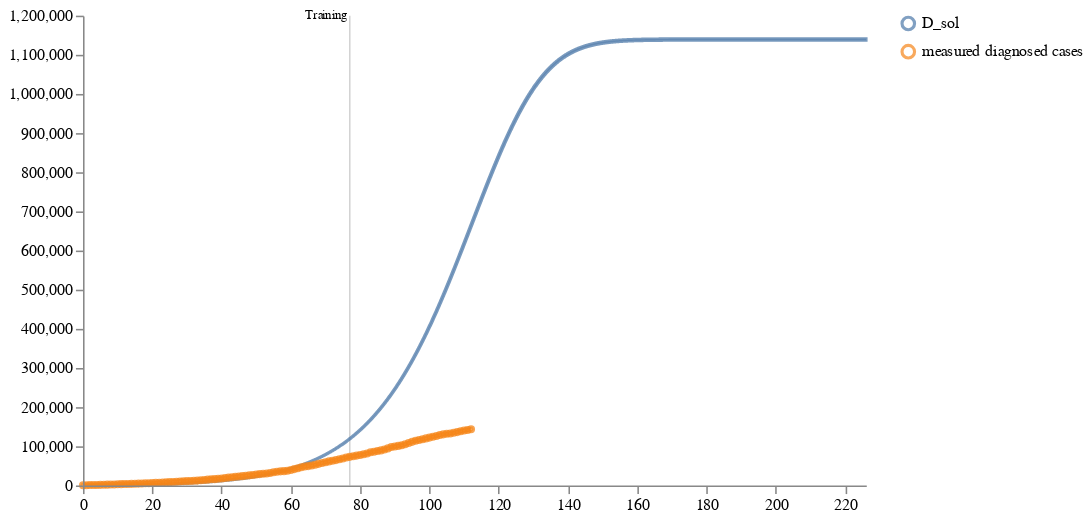

Source (notebook cell):
### Code cell
schema = plots.trajectories(pd.DataFrame(calibrated_samples["data"]), keep="D_sol",
                            markers={"Training": 77},
                            points=measured_diagnosed_cases.drop('Timestep',axis=1).rename(columns={'D': 'measured diagnosed cases'}))
schema = plots.pad(schema, 5)
plots.ipy_display(schema)

### Figure 1 — Vega specification as saved in the notebook (floating-point values rounded to 4 significant figures; data arrays with more than 128 entries replaced by an {"elided": "..."} marker saying what was removed)
{"$schema": "https://vega.github.io/schema/vega/v5.json", "axes": [{"name": "x_axis", "orient": "bottom", "scale": "xscale", "zindex": 100}, {"name": "y_axis", "orient": "left", "scale": "yscale", "zindex": 100}], "data": [{"name": "distributions", "values": {"elided": "2261 records"}}, {"name": "traces", "transform": [{"expr": "isValid(datum.value)", "type": "filter"}], "values": []}, {"name": "points", "values": [{"sample_id": 0, "timepoint": 0, "trajectory": "measured diagnosed cases", "value": 370}, {"sample_id": 0, "timepoint": 1, "trajectory": "measured diagnosed cases", "value": 668}, {"sample_id": 0, "timepoint": 2, "trajectory": "measured diagnosed cases", "value": 978}, {"sample_id": 0, "timepoint": 3, "trajectory": "measured diagnosed cases", "value": 1133}, {"sample_id": 0, "timepoint": 4, "trajectory": "measured diagnosed cases", "value": 1332}, {"sample_id": 0, "timepoint": 5, "trajectory": "measured diagnosed cases", "value": 1580}, {"sample_id": 0, "timepoint": 6, "trajectory": "measured diagnosed cases", "value": 1792}, {"sample_id": 0, "timepoint": 7, "trajectory": "measured diagnosed cases", "value": 2132}, {"sample_id": 0, "timepoint": 8, "trajectory": "measured diagnosed cases", "value": 2421}, {"sample_id": 0, "timepoint": 9, "trajectory": "measured diagnosed cases", "value": 2656}, {"sample_id": 0, "timepoint": 10, "trajectory": "measured diagnosed cases", "value": 3022}, {"sample_id": 0, "timepoint": 11, "trajectory": "measured diagnosed cases", "value": 3339}, {"sample_id": 0, "timepoint": 12, "trajectory": "measured diagnosed cases", "value": 3546}, {"sample_id": 0, "timepoint": 13, "trajectory": "measured diagnosed cases", "value": 3822}, {"sample_id": 0, "timepoint": 14, "trajectory": "measured diagnosed cases", "value": 4153}, {"sample_id": 0, "timepoint": 15, "trajectory": "measured diagnosed cases", "value": 4395}, {"sample_id": 0, "timepoint": 16, "trajectory": "measured diagnosed cases", "value": 4712}, {"sample_id": 0, "timepoint": 17, "trajectory": "measured diagnosed cases", "value": 5119}, {"sample_id": 0, "timepoint": 18, "trajectory": "measured diagnosed cases", "value": 5483}, {"sample_id": 0, "timepoint": 19, "trajectory": "measured diagnosed cases", "value": 5778}, {"sample_id": 0, "timepoint": 20, "trajectory": "measured diagnosed cases", "value": 6161}, {"sample_id": 0, "timepoint": 21, "trajectory": "measured diagnosed cases", "value": 6623}, {"sample_id": 0, "timepoint": 22, "trajectory": "measured diagnosed cases", "value": 7062}, {"sample_id": 0, "timepoint": 23, "trajectory": "measured diagnosed cases", "value": 7573}, {"sample_id": 0, "timepoint": 24, "trajectory": "measured diagnosed cases", "value": 8030}, {"sample_id": 0, "timepoint": 25, "trajectory": "measured diagnosed cases", "value": 8477}, {"sample_id": 0, "timepoint": 26, "trajectory": "measured diagnosed cases", "value": 8908}, {"sample_id": 0, "timepoint": 27, "trajectory": "measured diagnosed cases", "value": 9444}, {"sample_id": 0, "timepoint": 28, "trajectory": "measured diagnosed cases", "value": 10061}, {"sample_id": 0, "timepoint": 29, "trajectory": "measured diagnosed cases", "value": 10614}, {"sample_id": 0, "timepoint": 30, "trajectory": "measured diagnosed cases", "value": 11116}, {"sample_id": 0, "timepoint": 31, "trajectory": "measured diagnosed cases", "value": 11426}, {"sample_id": 0, "timepoint": 32, "trajectory": "measured diagnosed cases", "value": 11825}, {"sample_id": 0, "timepoint": 33, "trajectory": "measured diagnosed cases", "value": 12432}, {"sample_id": 0, "timepoint": 34, "trajectory": "measured diagnosed cases", "value": 13109}, {"sample_id": 0, "timepoint": 35, "trajectory": "measured diagnosed cases", "value": 13957}, {"sample_id": 0, "timepoint": 36, "trajectory": "measured diagnosed cases", "value": 14857}, {"sample_id": 0, "timepoint": 37, "trajectory": "measured diagnosed cases", "value": 15666}, {"sample_id": 0, "timepoint": 38, "trajectory": "measured diagnosed cases", "value": 16134}, {"sample_id": 0, "timepoint": 39, "trajectory": "measured diagnosed cases", "value": 16944}, {"sample_id": 0, "timepoint": 40, "trajectory": "measured diagnosed cases", "value": 17891}, {"sample_id": 0, "timepoint": 41, "trajectory": "measured diagnosed cases", "value": 18908}, {"sample_id": 0, "timepoint": 42, "trajectory": "measured diagnosed cases", "value": 20039}, {"sample_id": 0, "timepoint": 43, "trajectory": "measured diagnosed cases", "value": 21096}, {"sample_id": 0, "timepoint": 44, "trajectory": "measured diagnosed cases", "value": 22055}, {"sample_id": 0, "timepoint": 45, "trajectory": "measured diagnosed cases", "value": 22881}, {"sample_id": 0, "timepoint": 46, "trajectory": "measured diagnosed cases", "value": 23762}, {"sample_id": 0, "timepoint": 47, "trajectory": "measured diagnosed cases", "value": 24799}, {"sample_id": 0, "timepoint": 48, "trajectory": "measured diagnosed cases", "value": 25819}, {"sample_id": 0, "timepoint": 49, "trajectory": "measured diagnosed cases", "value": 26734}, {"sample_id": 0, "timepoint": 50, "trajectory": "measured diagnosed cases", "value": 27949}, {"sample_id": 0, "timepoint": 51, "trajectory": "measured diagnosed cases", "value": 29015}, {"sample_id": 0, "timepoint": 52, "trajectory": "measured diagnosed cases", "value": 29782}, {"sample_id": 0, "timepoint": 53, "trajectory": "measured diagnosed cases", "value": 30634}, {"sample_id": 0, "timepoint": 54, "trajectory": "measured diagnosed cases", "value": 31831}, {"sample_id": 0, "timepoint": 55, "trajectory": "measured diagnosed cases", "value": 33761}, {"sample_id": 0, "timepoint": 56, "trajectory": "measured diagnosed cases", "value": 34927}, {"sample_id": 0, "timepoint": 57, "trajectory": "measured diagnosed cases", "value": 36070}, {"sample_id": 0, "timepoint": 58, "trajectory": "measured diagnosed cases", "value": 36524}, {"sample_id": 0, "timepoint": 59, "trajectory": "measured diagnosed cases", "value": 37635}, {"sample_id": 0, "timepoint": 60, "trajectory": "measured diagnosed cases", "value": 39402}, {"sample_id": 0, "timepoint": 61, "trajectory": "measured diagnosed cases", "value": 41828}, {"sample_id": 0, "timepoint": 62, "trajectory": "measured diagnosed cases", "value": 44163}, {"sample_id": 0, "timepoint": 63, "trajectory": "measured diagnosed cases", "value": 46387}, {"sample_id": 0, "timepoint": 64, "trajectory": "measured diagnosed cases", "value": 48386}, {"sample_id": 0, "timepoint": 65, "trajectory": "measured diagnosed cases", "value": 49419}, {"sample_id": 0, "timepoint": 66, "trajectory": "measured diagnosed cases", "value": 50960}, {"sample_id": 0, "timepoint": 67, "trajectory": "measured diagnosed cases", "value": 53045}, {"sample_id": 0, "timepoint": 68, "trajectory": "measured diagnosed cases", "value": 55147}, {"sample_id": 0, "timepoint": 69, "trajectory": "measured diagnosed cases", "value": 57327}, {"sample_id": 0, "timepoint": 70, "trajectory": "measured diagnosed cases", "value": 59354}, {"sample_id": 0, "timepoint": 71, "trajectory": "measured diagnosed cases", "value": 61511}, {"sample_id": 0, "timepoint": 72, "trajectory": "measured diagnosed cases", "value": 63147}, {"sample_id": 0, "timepoint": 73, "trajectory": "measured diagnosed cases", "value": 64758}, {"sample_id": 0, "timepoint": 74, "trajectory": "measured diagnosed cases", "value": 66904}, {"sample_id": 0, "timepoint": 75, "trajectory": "measured diagnosed cases", "value": 68964}, {"sample_id": 0, "timepoint": 76, "trajectory": "measured diagnosed cases", "value": 71450}, {"sample_id": 0, "timepoint": 77, "trajectory": "measured diagnosed cases", "value": 73088}, {"sample_id": 0, "timepoint": 78, "trajectory": "measured diagnosed cases", "value": 74741}, {"sample_id": 0, "timepoint": 79, "trajectory": "measured diagnosed cases", "value": 76299}, {"sample_id": 0, "timepoint": 80, "trajectory": "measured diagnosed cases", "value": 77828}, {"sample_id": 0, "timepoint": 81, "trajectory": "measured diagnosed cases", "value": 79601}, {"sample_id": 0, "timepoint": 82, "trajectory": "measured diagnosed cases", "value": 81782}, {"sample_id": 0, "timepoint": 83, "trajectory": "measured diagnosed cases", "value": 84947}, {"sample_id": 0, "timepoint": 84, "trajectory": "measured diagnosed cases", "value": 86250}, {"sample_id": 0, "timepoint": 85, "trajectory": "measured diagnosed cases", "value": 87903}, {"sample_id": 0, "timepoint": 86, "trajectory": "measured diagnosed cases", "value": 89529}, {"sample_id": 0, "timepoint": 87, "trajectory": "measured diagnosed cases", "value": 91962}, {"sample_id": 0, "timepoint": 88, "trajectory": "measured diagnosed cases", "value": 94682}, {"sample_id": 0, "timepoint": 89, "trajectory": "measured diagnosed cases", "value": 98064}, {"sample_id": 0, "timepoint": 90, "trajectory": "measured diagnosed cases", "value": 99349}, {"sample_id": 0, "timepoint": 91, "trajectory": "measured diagnosed cases", "value": 101054}, {"sample_id": 0, "timepoint": 92, "trajectory": "measured diagnosed cases", "value": 102780}, {"sample_id": 0, "timepoint": 93, "trajectory": "measured diagnosed cases", "value": 105387}, {"sample_id": 0, "timepoint": 94, "trajectory": "measured diagnosed cases", "value": 108282}, {"sample_id": 0, "timepoint": 95, "trajectory": "measured diagnosed cases", "value": 111371}, {"sample_id": 0, "timepoint": 96, "trajectory": "measured diagnosed cases", "value": 114176}, {"sample_id": 0, "timepoint": 97, "trajectory": "measured diagnosed cases", "value": 116273}, {"sample_id": 0, "timepoint": 98, "trajectory": "measured diagnosed cases", "value": 118062}, {"sample_id": 0, "timepoint": 99, "trajectory": "measured diagnosed cases", "value": 120173}, {"sample_id": 0, "timepoint": 100, "trajectory": "measured diagnosed cases", "value": 122191}, {"sample_id": 0, "timepoint": 101, "trajectory": "measured diagnosed cases", "value": 124425}, {"sample_id": 0, "timepoint": 102, "trajectory": "measured diagnosed cases", "value": 126497}, {"sample_id": 0, "timepoint": 103, "trajectory": "measured diagnosed cases", "value": 128772}, {"sample_id": 0, "timepoint": 104, "trajectory": "measured diagnosed cases", "value": 130524}, {"sample_id": 0, "timepoint": 105, "trajectory": "measured diagnosed cases", "value": 131883}, {"sample_id": 0, "timepoint": 106, "trajectory": "measured diagnosed cases", "value": 132882}, {"sample_id": 0, "timepoint": 107, "trajectory": "measured diagnosed cases", "value": 134442}, {"sample_id": 0, "timepoint": 108, "trajectory": "measured diagnosed cases", "value": 136330}, {"sample_id": 0, "timepoint": 109, "trajectory": "measured diagnosed cases", "value": 138392}, {"sample_id": 0, "timepoint": 110, "trajectory": "measured diagnosed cases", "value": 140192}, {"sample_id": 0, "timepoint": 111, "trajectory": "measured diagnosed cases", "value": 141854}, {"sample_id": 0, "timepoint": 112, "trajectory": "measured diagnosed cases", "value": 143382}]}, {"name": "markers", "values": [{"label": "Training", "timepoint": 77}]}, {"name": "selected", "on": [{"remove": true, "trigger": "clear"}, {"remove": true, "trigger": "!shift"}, {"insert": "clicked", "trigger": "!shift && clicked"}, {"toggle": "clicked", "trigger": "shift && clicked"}]}], "height": 300, "legends": [{"encode": {"labels": {"interactive": true, "name": "legendLabel", "update": {"opacity": [{"test": "!length(data('selected')) || indata('selected', 'value', datum.value)", "value": 1}, {"value": 0.25}]}}, "symbols": {"interactive": true, "name": "legendSymbol", "update": {"fill": {"value": "transparent"}, "opacity": [{"test": "!length(data('selected')) || indata('selected', 'value', datum.value)", "value": 0.7}, {"value": 0.15}], "size": {"value": 64}, "strokeWidth": {"value": 2}}}}, "name": "color_legend", "stroke": "color"}], "marks": [{"from": {"facet": {"data": "points", "groupby": "trajectory", "name": "points_split"}}, "marks": [{"encode": {"hover": {"fillOpacity": {"value": 0.9}}, "update": {"fill": {"field": "trajectory", "scale": "color"}, "fillOpacity": [{"test": "!length(data('selected')) || indata('selected', 'value', datum.trajectory)", "value": 0.5}, {"value": 0.15}], "size": {"value": 10}, "stroke": {"field": "trajectory", "scale": "color"}, "strokeOpacity": [{"test": "!length(data('selected')) || indata('selected', 'value', datum.trajectory)", "value": 0.75}, {"value": 0.15}], "strokeWidth": {"value": 2}, "tooltip": {"field": "value"}, "x": {"field": "timepoint", "scale": "xscale"}, "y": {"field": "value", "scale": "yscale"}}}, "from": {"data": "points_split"}, "name": "_points_symbol", "type": "symbol", "zindex": 3}, {"encode": {"hover": {"fillOpacity": {"value": 0.9}}, "update": {"interpolate": {"value": "linear"}, "stroke": {"field": "trajectory", "scale": "color"}, "strokeOpacity": [{"test": "!length(data('selected')) || indata('selected', 'value', datum.trajectory)", "value": 0.3}, {"value": 0.1}], "strokeWidth": {"value": 2}, "x": {"field": "timepoint", "scale": "xscale"}, "y": {"field": "value", "scale": "yscale"}}}, "from": {"data": "points_split"}, "name": "_points_line", "type": "line", "zindex": 3}], "name": "_points", "type": "group", "zindex": 3}, {"from": {"facet": {"data": "traces", "groupby": "trajectory", "name": "traces_split"}}, "marks": [{"encode": {"hover": {"fillOpacity": {"value": 0.9}}, "update": {"interpolate": {"value": "linear"}, "stroke": {"field": "trajectory", "scale": "color"}, "strokeOpacity": [{"test": "!length(data('selected')) || indata('selected', 'value', datum.trajectory)", "value": 0.75}, {"value": 0.15}], "strokeWidth": {"value": 2}, "x": {"field": "timepoint", "scale": "xscale"}, "y": {"field": "value", "scale": "yscale"}}}, "from": {"data": "traces_split"}, "name": "_traces_lines", "type": "line"}], "name": "_traces", "type": "group", "zindex": 2}, {"from": {"facet": {"data": "distributions", "groupby": "trajectory", "name": "trajectory_split"}}, "marks": [{"encode": {"hover": {"fillOpacity": {"value": 0.9}}, "update": {"fill": {"field": "trajectory", "scale": "color"}, "fillOpacity": [{"test": "!length(data('selected')) || indata('selected', 'value', datum.trajectory)", "value": 0.5}, {"value": 0.15}], "interpolate": {"value": "linear"}, "stroke": {"field": "trajectory", "scale": "color"}, "strokeOpacity": [{"test": "!length(data('selected')) || indata('selected', 'value', datum.trajectory)", "value": 0.75}, {"value": 0.15}], "strokeWidth": {"value": 2}, "x": {"field": "timepoint", "scale": "xscale"}, "y": {"field": "upper", "scale": "yscale"}, "y2": {"field": "lower", "scale": "yscale"}}}, "from": {"data": "trajectory_split"}, "type": "area"}], "name": "_distributions", "type": "group", "zindex": 1}, {"marks": [{"encode": {"enter": {"stroke": {"value": "lightgray"}}, "update": {"opacity": {"value": 1}, "x": {"field": "timepoint", "scale": "xscale"}, "y": {"signal": "height"}, "y2": {"value": 0}}}, "from": {"data": "markers"}, "name": "_marker text", "type": "rule"}, {"encode": {"enter": {"fontSize": {"value": 8}, "text": {"field": "datum.label"}, "y": {"value": 0}}}, "from": {"data": "_marker text"}, "name": "_marker flags", "transform": [{"as": ["x", "_y", "opacity", "align", "baseline"], "lineAnchor": "start", "offset": [1], "size": {"signal": "[width, height]"}, "type": "label"}], "type": "text"}], "name": "_markers", "type": "group"}], "padding": 5, "scales": [{"domain": {"fields": [{"data": "distributions", "field": "timepoint"}, {"data": "traces", "field": "timepoint"}, {"data": "points", "field": "timepoint"}, {"data": "markers", "field": "timepoint"}]}, "name": "xscale", "range": "width", "type": "linear", "zero": false}, {"domain": {"fields": [{"data": "distributions", "field": "lower"}, {"data": "distributions", "field": "upper"}, {"data": "traces", "field": "value"}, {"data": "points", "field": "value"}]}, "name": "yscale", "nice": true, "range": "height", "type": "linear", "zero": true}, {"domain": {"fields": [{"data": "distributions", "field": "trajectory"}, {"data": "traces", "field": "trajectory"}, {"data": "points", "field": "trajectory"}]}, "name": "color", "range": "category", "type": "ordinal"}], "signals": [{"name": "clear", "on": [{"events": "mouseup[!event.item]", "force": true, "update": "true"}], "value": true}, {"name": "shift", "on": [{"events": "@legendSymbol:click, @legendLabel:click", "force": true, "update": "event.shiftKey"}], "value": false}, {"name": "clicked", "on": [{"events": "@legendSymbol:click, @legendLabel:click", "force": true, "update": "{value: datum.value}"}], "value": null}], "width": 500}
